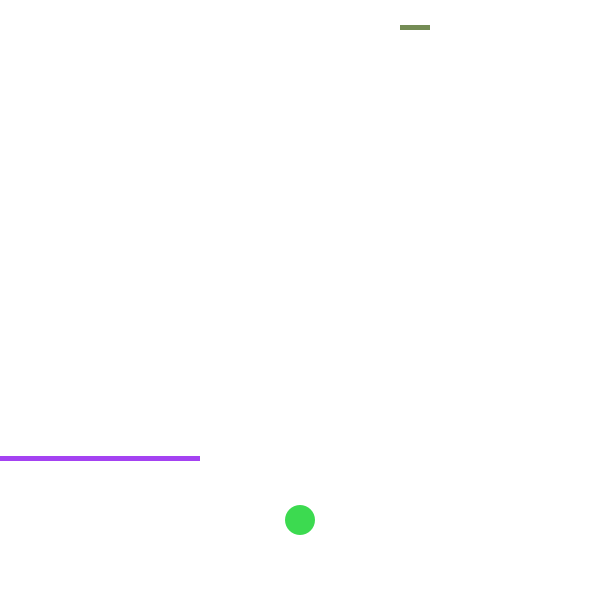
Frame 1 (no input)
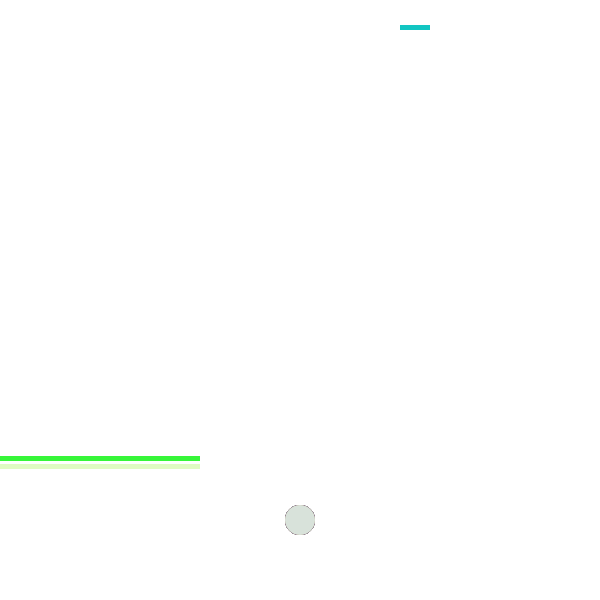
Frame 60 (the mouse pressed at the canvas centre just before this capture)
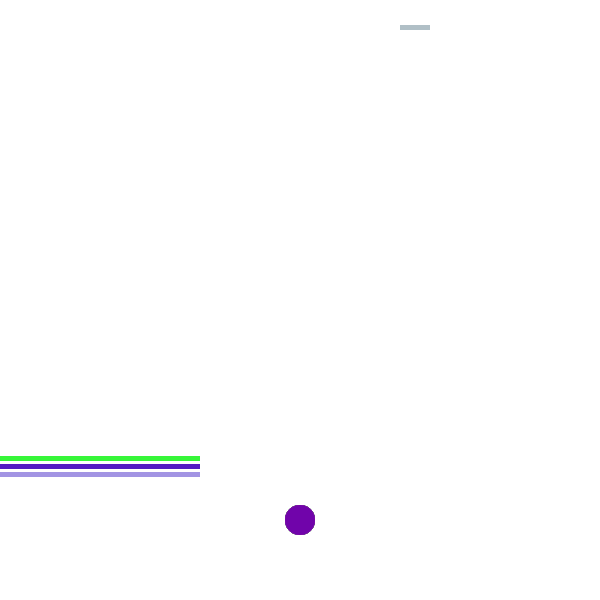
Frame 120 (the mouse held since frame 60 and released just before this capture)

The Processing sketch that drew these frames (run headless with seeded random() and noise(); from frame 60 on, the mouse is pressed at the canvas centre):

// Processing sketch: processing_106176
// ── processing_106176.pde

int hourY;
int miutes;
int seconds;

void setup() {

  size(600, 600);
  background(255);
  hourY = int(map(hour(), 0, 23, 0, (width-10)));
}

void draw() {


  //seconds
  noStroke();
  fill(random(255), random(255), random(255));
  rect(0, 8*second(), width/3, 5);

  //miutes
  fill(random(255), random(255), random(255));
  ellipse(width/2, 10*minute(), 30, 30);

  //hours

  fill(random(255), random(255), random(255));
  rect(400, hourY, 30, 5);
}
